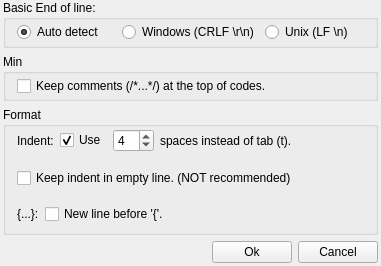
<?xml version="1.0" encoding="UTF-8"?>
<ui version="4.0">
 <class>SettingClass</class>
 <widget class="QWidget" name="SettingClass">
  <property name="geometry">
   <rect>
    <x>0</x>
    <y>0</y>
    <width>381</width>
    <height>266</height>
   </rect>
  </property>
  <property name="maximumSize">
   <size>
    <width>450</width>
    <height>400</height>
   </size>
  </property>
  <property name="windowTitle">
   <string>Setting</string>
  </property>
  <layout class="QVBoxLayout" name="verticalLayout_3">
   <property name="leftMargin">
    <number>3</number>
   </property>
   <property name="topMargin">
    <number>0</number>
   </property>
   <property name="rightMargin">
    <number>3</number>
   </property>
   <property name="bottomMargin">
    <number>3</number>
   </property>
   <item>
    <widget class="QGroupBox" name="groupBox">
     <property name="maximumSize">
      <size>
       <width>16777215</width>
       <height>50</height>
      </size>
     </property>
     <property name="title">
      <string>Basic End of line:</string>
     </property>
     <layout class="QHBoxLayout" name="horizontalLayout">
      <property name="topMargin">
       <number>2</number>
      </property>
      <property name="bottomMargin">
       <number>2</number>
      </property>
      <item>
       <widget class="QRadioButton" name="endAutoDetect">
        <property name="text">
         <string>Auto detect</string>
        </property>
        <property name="checked">
         <bool>true</bool>
        </property>
       </widget>
      </item>
      <item>
       <widget class="QRadioButton" name="endWindow">
        <property name="text">
         <string>Windows (CRLF \r\n)</string>
        </property>
       </widget>
      </item>
      <item>
       <widget class="QRadioButton" name="endUnix">
        <property name="text">
         <string>Unix (LF \n)</string>
        </property>
       </widget>
      </item>
     </layout>
    </widget>
   </item>
   <item>
    <widget class="QGroupBox" name="groupBox_2">
     <property name="maximumSize">
      <size>
       <width>16777215</width>
       <height>50</height>
      </size>
     </property>
     <property name="title">
      <string>Min</string>
     </property>
     <layout class="QVBoxLayout" name="verticalLayout">
      <property name="spacing">
       <number>2</number>
      </property>
      <property name="topMargin">
       <number>2</number>
      </property>
      <property name="bottomMargin">
       <number>2</number>
      </property>
      <item>
       <widget class="QCheckBox" name="keepComment">
        <property name="text">
         <string>Keep comments (/*...*/) at the top of codes.</string>
        </property>
       </widget>
      </item>
     </layout>
    </widget>
   </item>
   <item>
    <widget class="QGroupBox" name="groupBox_3">
     <property name="title">
      <string>Format</string>
     </property>
     <layout class="QHBoxLayout" name="horizontalLayout_5">
      <property name="topMargin">
       <number>2</number>
      </property>
      <property name="bottomMargin">
       <number>2</number>
      </property>
      <item>
       <layout class="QVBoxLayout" name="verticalLayout_2">
        <property name="spacing">
         <number>10</number>
        </property>
        <item>
         <layout class="QHBoxLayout" name="horizontalLayout_2">
          <property name="bottomMargin">
           <number>6</number>
          </property>
          <item>
           <widget class="QLabel" name="label">
            <property name="text">
             <string>Indent:</string>
            </property>
           </widget>
          </item>
          <item>
           <widget class="QCheckBox" name="useIndent">
            <property name="text">
             <string>Use</string>
            </property>
            <property name="checked">
             <bool>true</bool>
            </property>
           </widget>
          </item>
          <item>
           <widget class="QSpinBox" name="tabSpaceLen">
            <property name="minimum">
             <number>1</number>
            </property>
            <property name="maximum">
             <number>30</number>
            </property>
            <property name="value">
             <number>4</number>
            </property>
           </widget>
          </item>
          <item>
           <widget class="QLabel" name="label_2">
            <property name="text">
             <string>spaces instead of tab (t).</string>
            </property>
           </widget>
          </item>
          <item>
           <spacer name="horizontalSpacer_2">
            <property name="orientation">
             <enum>Qt::Horizontal</enum>
            </property>
            <property name="sizeHint" stdset="0">
             <size>
              <width>40</width>
              <height>20</height>
             </size>
            </property>
           </spacer>
          </item>
         </layout>
        </item>
        <item>
         <widget class="QCheckBox" name="keepIndentEmptyLine">
          <property name="text">
           <string>Keep indent in empty line. (NOT recommended)</string>
          </property>
         </widget>
        </item>
        <item>
         <layout class="QHBoxLayout" name="horizontalLayout_3">
          <property name="leftMargin">
           <number>0</number>
          </property>
          <property name="topMargin">
           <number>6</number>
          </property>
          <property name="bottomMargin">
           <number>6</number>
          </property>
          <item>
           <widget class="QLabel" name="label_3">
            <property name="text">
             <string>{...}:</string>
            </property>
           </widget>
          </item>
          <item>
           <widget class="QCheckBox" name="newlIineBefore">
            <property name="text">
             <string>New line before '{'.</string>
            </property>
           </widget>
          </item>
          <item>
           <spacer name="horizontalSpacer_3">
            <property name="orientation">
             <enum>Qt::Horizontal</enum>
            </property>
            <property name="sizeHint" stdset="0">
             <size>
              <width>40</width>
              <height>20</height>
             </size>
            </property>
           </spacer>
          </item>
         </layout>
        </item>
       </layout>
      </item>
     </layout>
    </widget>
   </item>
   <item>
    <layout class="QHBoxLayout" name="horizontalLayout_4">
     <item>
      <spacer name="horizontalSpacer">
       <property name="orientation">
        <enum>Qt::Horizontal</enum>
       </property>
       <property name="sizeHint" stdset="0">
        <size>
         <width>40</width>
         <height>10</height>
        </size>
       </property>
      </spacer>
     </item>
     <item>
      <widget class="QPushButton" name="pushButton">
       <property name="text">
        <string>Ok</string>
       </property>
      </widget>
     </item>
     <item>
      <widget class="QPushButton" name="pushButton_2">
       <property name="text">
        <string>Cancel</string>
       </property>
      </widget>
     </item>
    </layout>
   </item>
  </layout>
 </widget>
 <layoutdefault spacing="6" margin="11"/>
 <resources/>
 <connections>
  <connection>
   <sender>pushButton_2</sender>
   <signal>clicked()</signal>
   <receiver>SettingClass</receiver>
   <slot>close()</slot>
   <hints>
    <hint type="sourcelabel">
     <x>340</x>
     <y>239</y>
    </hint>
    <hint type="destinationlabel">
     <x>352</x>
     <y>265</y>
    </hint>
   </hints>
  </connection>
  <connection>
   <sender>pushButton</sender>
   <signal>clicked()</signal>
   <receiver>SettingClass</receiver>
   <slot>on_save()</slot>
   <hints>
    <hint type="sourcelabel">
     <x>261</x>
     <y>247</y>
    </hint>
    <hint type="destinationlabel">
     <x>272</x>
     <y>264</y>
    </hint>
   </hints>
  </connection>
 </connections>
 <slots>
  <slot>on_save()</slot>
 </slots>
</ui>
